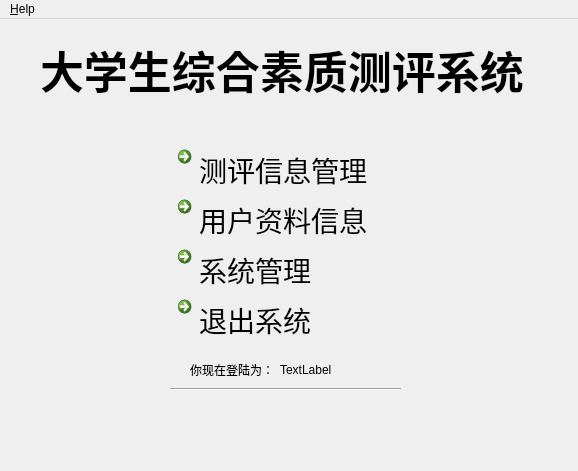
<?xml version="1.0" encoding="UTF-8"?>
<ui version="4.0">
 <class>MainWindow</class>
 <widget class="QMainWindow" name="MainWindow">
  <property name="geometry">
   <rect>
    <x>0</x>
    <y>0</y>
    <width>578</width>
    <height>471</height>
   </rect>
  </property>
  <property name="windowTitle">
   <string>MainWindow</string>
  </property>
  <widget class="QWidget" name="centralWidget">
   <widget class="QCommandLinkButton" name="testBtn">
    <property name="geometry">
     <rect>
      <x>170</x>
      <y>120</y>
      <width>211</width>
      <height>51</height>
     </rect>
    </property>
    <property name="font">
     <font>
      <family>楷体</family>
      <pointsize>21</pointsize>
      <weight>50</weight>
      <italic>false</italic>
      <bold>false</bold>
     </font>
    </property>
    <property name="styleSheet">
     <string notr="true">font: 21pt &quot;楷体&quot;;</string>
    </property>
    <property name="text">
     <string>测评信息管理</string>
    </property>
   </widget>
   <widget class="QLabel" name="label">
    <property name="geometry">
     <rect>
      <x>40</x>
      <y>20</y>
      <width>501</width>
      <height>61</height>
     </rect>
    </property>
    <property name="font">
     <font>
      <family>楷体</family>
      <pointsize>33</pointsize>
      <weight>75</weight>
      <italic>false</italic>
      <bold>true</bold>
      <stylestrategy>PreferAntialias</stylestrategy>
     </font>
    </property>
    <property name="cursor">
     <cursorShape>PointingHandCursor</cursorShape>
    </property>
    <property name="text">
     <string>大学生综合素质测评系统</string>
    </property>
   </widget>
   <widget class="QLabel" name="label_2">
    <property name="geometry">
     <rect>
      <x>190</x>
      <y>340</y>
      <width>81</width>
      <height>21</height>
     </rect>
    </property>
    <property name="text">
     <string>你现在登陆为：</string>
    </property>
   </widget>
   <widget class="QCommandLinkButton" name="exitBtn">
    <property name="geometry">
     <rect>
      <x>170</x>
      <y>270</y>
      <width>211</width>
      <height>51</height>
     </rect>
    </property>
    <property name="font">
     <font>
      <family>楷体</family>
      <pointsize>21</pointsize>
      <weight>50</weight>
      <italic>false</italic>
      <bold>false</bold>
     </font>
    </property>
    <property name="styleSheet">
     <string notr="true">font: 21pt &quot;楷体&quot;;</string>
    </property>
    <property name="text">
     <string>退出系统</string>
    </property>
   </widget>
   <widget class="QCommandLinkButton" name="usrBtn">
    <property name="geometry">
     <rect>
      <x>170</x>
      <y>170</y>
      <width>211</width>
      <height>51</height>
     </rect>
    </property>
    <property name="font">
     <font>
      <family>楷体</family>
      <pointsize>21</pointsize>
      <weight>50</weight>
      <italic>false</italic>
      <bold>false</bold>
     </font>
    </property>
    <property name="styleSheet">
     <string notr="true">font: 21pt &quot;楷体&quot;;</string>
    </property>
    <property name="text">
     <string>用户资料信息</string>
    </property>
   </widget>
   <widget class="QCommandLinkButton" name="sysBtn">
    <property name="geometry">
     <rect>
      <x>170</x>
      <y>220</y>
      <width>211</width>
      <height>51</height>
     </rect>
    </property>
    <property name="font">
     <font>
      <family>楷体</family>
      <pointsize>21</pointsize>
      <weight>50</weight>
      <italic>false</italic>
      <bold>false</bold>
     </font>
    </property>
    <property name="styleSheet">
     <string notr="true">font: 21pt &quot;楷体&quot;;</string>
    </property>
    <property name="text">
     <string>系统管理</string>
    </property>
   </widget>
   <widget class="QLabel" name="classTextLable">
    <property name="geometry">
     <rect>
      <x>280</x>
      <y>340</y>
      <width>54</width>
      <height>21</height>
     </rect>
    </property>
    <property name="text">
     <string>TextLabel</string>
    </property>
   </widget>
   <widget class="Line" name="line">
    <property name="geometry">
     <rect>
      <x>170</x>
      <y>360</y>
      <width>231</width>
      <height>20</height>
     </rect>
    </property>
    <property name="orientation">
     <enum>Qt::Horizontal</enum>
    </property>
   </widget>
  </widget>
  <widget class="QMenuBar" name="menuBar">
   <property name="geometry">
    <rect>
     <x>0</x>
     <y>0</y>
     <width>578</width>
     <height>23</height>
    </rect>
   </property>
   <widget class="QMenu" name="menu">
    <property name="title">
     <string>&amp;Help</string>
    </property>
    <addaction name="action_About"/>
    <addaction name="action_Help"/>
   </widget>
   <addaction name="menu"/>
  </widget>
  <action name="action_About">
   <property name="text">
    <string>&amp;About</string>
   </property>
  </action>
  <action name="action_Help">
   <property name="text">
    <string>&amp;Help</string>
   </property>
  </action>
 </widget>
 <layoutdefault spacing="6" margin="11"/>
 <resources/>
 <connections>
  <connection>
   <sender>exitBtn</sender>
   <signal>clicked()</signal>
   <receiver>MainWindow</receiver>
   <slot>close()</slot>
   <hints>
    <hint type="sourcelabel">
     <x>275</x>
     <y>318</y>
    </hint>
    <hint type="destinationlabel">
     <x>288</x>
     <y>235</y>
    </hint>
   </hints>
  </connection>
 </connections>
</ui>
